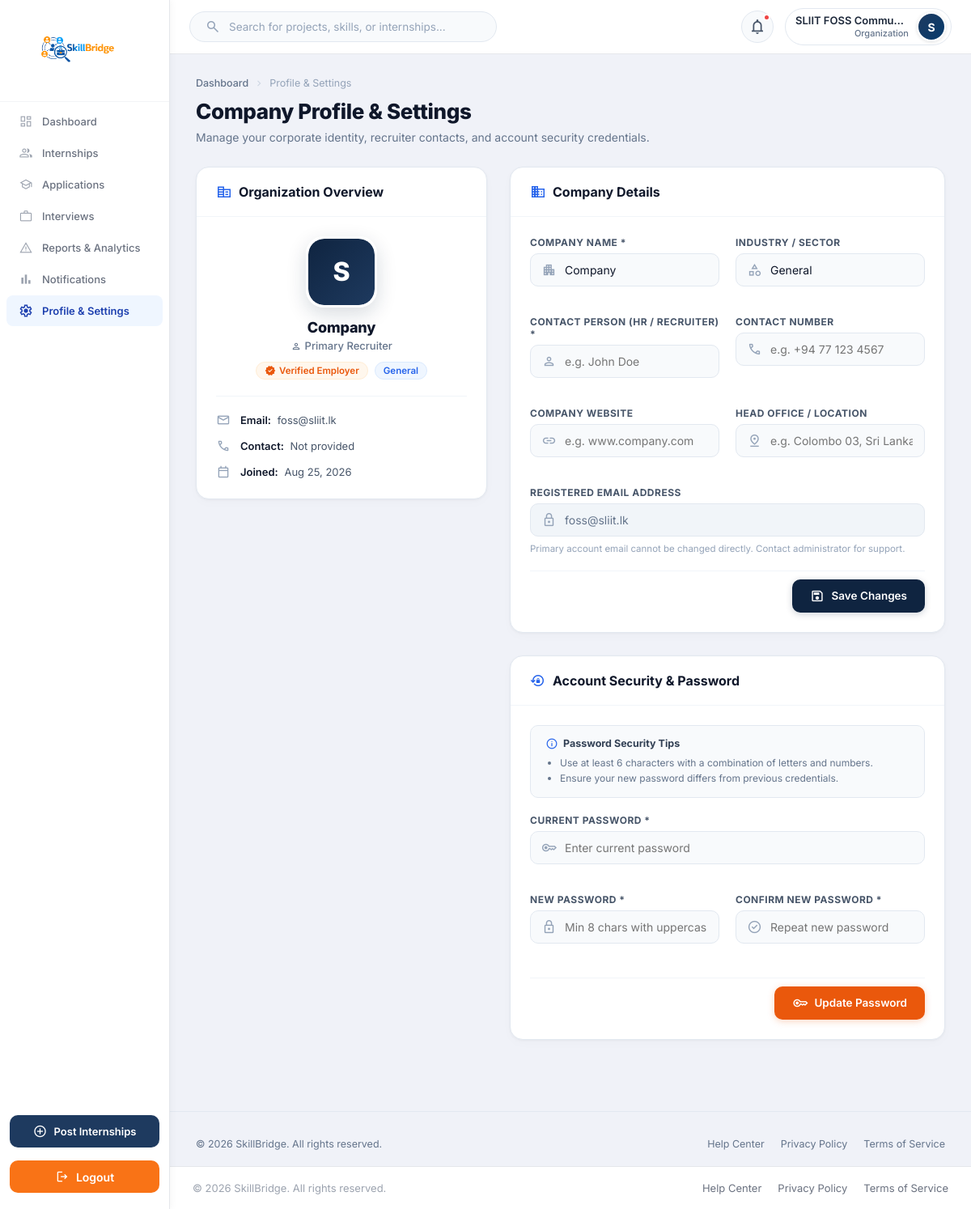
/Functions/Dashboards/Company/profile.php (signed in), run on the app's committed database.
### tables this page shows
CREATE TABLE `user` (
  `Email` varchar(100) NOT NULL,
  `password` varchar(100) NOT NULL,
  `role` varchar(100) NOT NULL,
  `status` varchar(20) NOT NULL DEFAULT 'De-Active',
  `verification_code` varchar(20) NOT NULL,
  `created_at` timestamp NULL DEFAULT current_timestamp()
);

### Functions/Dashboards/Company/profile.php (the view, shortened to what the rows shown need)
<?php
require_once __DIR__ . "/../../../Config/db.php";
require_once __DIR__ . "/../../../Session/session.php";
require_once __DIR__ . "/Company_Backend.php";
$user = current_user();
$email = strtolower($user['Email'] ?? $user['email'] ?? '');
$profile = $companyDB->getCompanyProfile($email);
$companyName   = $profile['company_name'] ?? 'HR Pvt LTD';
$memberSince   = !empty($profile['created_at']) ? date('M d, Y', strtotime($profile['created_at'])) : 'Recent Partner';
include "../../../Includes/company_sidebar.php";
?>
<link rel="stylesheet" href="../../../Assets/CSS/flash-toast.css">
<link rel="stylesheet" href="../../../Assets/CSS/Company/profile.css?v=<?php echo time(); ?>">
<?php
include "../../../Includes/dash_header.php";
?>
<main class="content">
    <div class="company-profile-wrapper">
        <div class="profile-title-row">
            <h1>Company Profile & Settings</h1>
        </div>
        <div class="profile-layout-grid">
            <div class="profile-left-col">
                <div class="profile-section-card">
                    <div class="profile-card-header">
                        <h2>
                            <span class="material-symbols-outlined">corporate_fare</span>
                            Organization Overview
                        </h2>
                    </div>
                    <div class="profile-card-body">
                        <div class="company-showcase">
                            <h2><?= htmlspecialchars($companyName) ?></h2>
                        </div>
                        <div class="showcase-meta-list">
                            <div class="showcase-meta-item">
                                <div>
                                    <strong>Email:</strong>
                                    <span><?= htmlspecialchars($email) ?></span>
                                </div>
                            </div>
                            <div class="showcase-meta-item">
                                <div>
                                    <strong>Joined:</strong>
                                    <span><?= htmlspecialchars($memberSince) ?></span>
                                </div>
                            </div>
                        </div>
                    </div>
                </div>
            </div>
            <div class="profile-right-col">
                <div class="profile-section-card">
                    <div class="profile-card-header">
                        <h2>
                            <span class="material-symbols-outlined">business</span>
                            Company Details
                        </h2>
                    </div>
                    <div class="profile-card-body">
                        <form method="POST" action="">
                            <div class="form-grid-2">
                                <div class="form-group full-width">
                                    <div class="input-with-icon">
                                        <input type="email" id="registered_email" value="<?= htmlspecialchars($email) ?>" readonly disabled>
                                    </div>
                                </div>
                            </div>
                        </form>
                    </div>
                </div>
                <div class="profile-section-card">
                    <div class="profile-card-header">
                        <h2>
                            <span class="material-symbols-outlined">lock_reset</span>
                            Account Security & Password
                        </h2>
                    </div>
                </div>
            </div>
        </div>
    </div>
    <?php include "../../../Includes/company_dashboard_footer.php"; ?>
</main>
<?php include "../../../Includes/dash_footer.php"; ?>

### Includes/dash_header.php (shortened to what the rows shown need)
<?php
require_once __DIR__ . '/../Session/Session.php';
require_once __DIR__ . '/../Config/db.php';
$user = function_exists('current_user') ? current_user() : null;
$name = "User";
$role = "Student";
if($user && isset($conn)){
    $name = $user['username'] ?? $user['Name'] ?? "User";
    $email = $user['Email'] ?? $user['email'] ?? null;
    if(!empty($user['role'])){
        $role = ucfirst($user['role']);
    }
    if($email){
        $sql = "
            SELECT
                u.Email,
                u.role,
                COALESCE(s.Name, a.Name,c.Name, o.Name) AS db_name,
                COALESCE(s.profile_image, a.profile_image, c.profile_img) AS profile_image
            FROM user u
            LEFT JOIN student s ON u.Email = s.Email
            LEFT JOIN admin a ON u.Email = a.Email
            LEFT JOIN company c ON u.Email = c.Email
            LEFT JOIN organization o ON u.Email = o.Email
            WHERE u.Email = ?
            LIMIT 1
        ";
        $stmt = $conn->prepare($sql);
        if($stmt){
            $stmt->bind_param("s", $email);
            $stmt->execute();
            $result = $stmt->get_result();
            if($data = $result->fetch_assoc()){
                if(!empty($data['db_name'])){
                    $name = $data['db_name'];
                }
                if(!empty($data['role'])){
                    $role = ucfirst($data['role']);
                }
            }
        }
    }
}
$base_url = $GLOBALS['BASE_URL'] ?? '/Skill_Bridge_Group_Project';
$currentRoleFolder = ucfirst($role ?: "Student");
$profile_dir = is_dir(__DIR__ . '/../Functions/' . $currentRoleFolder)
    ? 'Functions/' . $currentRoleFolder
    : 'Functions/Dashboards/' . ($role ?: 'Student');
$profile_file = __DIR__ . '/../' . $profile_dir . '/profile.php';
$profile_url = file_exists($profile_file)
    ? $base_url . "/" . $profile_dir . "/profile.php"
    : "";
?>
<link rel="stylesheet" href="<?php echo $base_url; ?>/Assets/CSS/header.css?v=<?php echo time(); ?>">
<header class="top-header">
    <div class="header-right">
        <div class="profile" <?php if (!empty($profile_url)): ?>onclick="window.location.href='<?php echo htmlspecialchars($profile_url); ?>'" title="Edit Profile & Settings"<?php endif; ?>>
            <div class="profile-info">
                <h4><?php echo htmlspecialchars($name); ?></h4>
                <small><?php echo htmlspecialchars($role); ?></small>
            </div>
        </div>
    </div>
</header>

### data on the page
user: role "Organization", Email "foss@sliit.lk", created_at "Aug 25, 2026"

### other printed values
$name "SLIIT FOSS Commu…"
$initial "S"
$companyName "Company"
